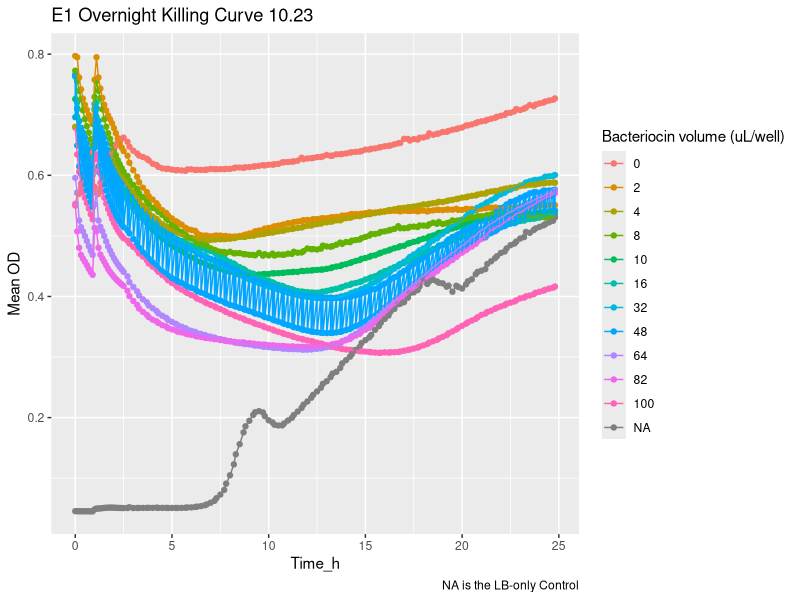
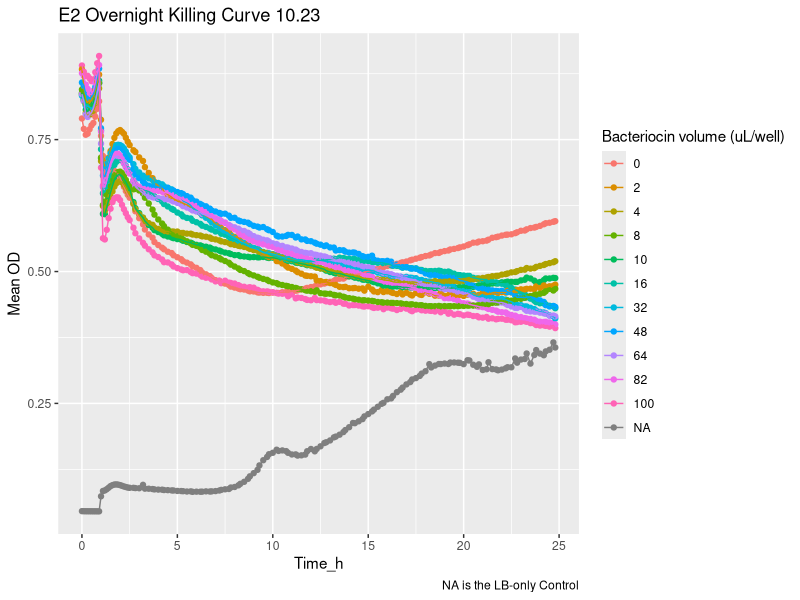
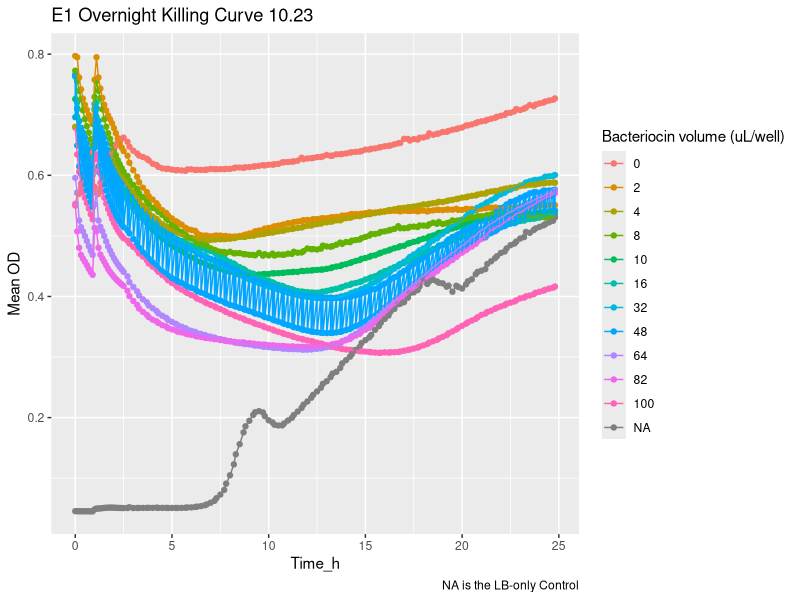
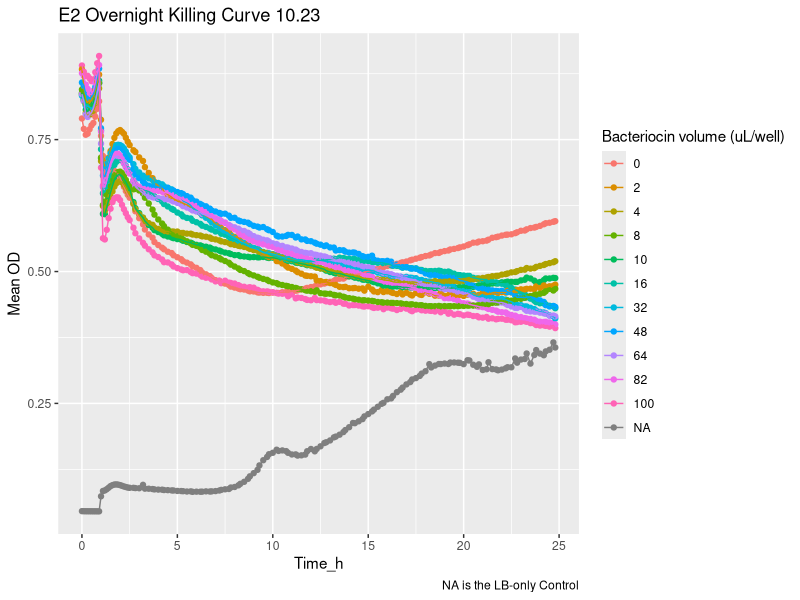

These charts were generated, in order, by the following R code:
## ---- chunk 1
#make sure you set the folder where your file is saved as the current working directory
#check whether the excel file names are the same and don't change the dataframe name
library(readxl)
library(tidyverse)

#Put in file names
E_1hGrowth <- read_excel("10_23_Overnight_wBacteriocin_E1+E2_cleaned.xlsx", sheet="first")
E_90min <- read_excel("10_23_Overnight_wBacteriocin_E1+E2_cleaned.xlsx", sheet="second")
E_overnight <- read_excel("10_23_Overnight_wBacteriocin_E1+E2_cleaned.xlsx", sheet="third")
## ---- chunk 2
E_1hGrowth$"Cycle Nr." <- as.numeric(E_1hGrowth$"Cycle Nr.")

E_90min$"Cycle Nr." <- as.numeric(E_90min$"Cycle Nr.")

E_overnight$"Cycle Nr." <- as.numeric(E_overnight$"Cycle Nr.")
## ---- chunk 3
E_90min$"Cycle Nr." <- E_90min$"Cycle Nr." + 60

E_overnight$"Cycle Nr." <- E_overnight$"Cycle Nr." + 150

E_90min$`Time [s]` <- E_90min$`Time [s]` + 3600

E_overnight$`Time [s]` <- E_overnight$`Time [s]` + 9000

## ---- chunk 4
combined_df <- bind_rows(E_1hGrowth, E_90min)
combined_df <- bind_rows(combined_df, E_overnight)
## ---- chunk 5
#preserve both cycle nr. and time
pivoted_OD <- combined_df %>%
  select(-3)%>%
  pivot_longer(cols = -c(1,2), names_to = "well_ID", values_to = "OD")
## ---- chunk 6
#change Time [s] to Time [h]
df_clean <- pivoted_OD%>%
  rename(Cycle=`Cycle Nr.`,
         Time_s = `Time [s]`)%>%
  mutate(Time_min=round(Time_s/60,1),
         Time_h=round(Time_min/60,1))%>%
  select(Cycle, Time_h, Time_min, everything())
  
## ---- chunk 7
df_clean$well_ID_Copy <- df_clean$well_ID

df_clean<-df_clean %>%
  separate_wider_delim(
    cols = well_ID_Copy,
    delim = "_",
    names = c("well", "Bacteriocin_conc", "strain", "rep"),
    too_few = "align_start"
  )

df_clean<- df_clean %>%
  mutate(numeric_conc = as.numeric(gsub("[^0-9.]", "", Bacteriocin_conc)))

df_clean$numeric_conc <- factor(df_clean$numeric_conc)
## ---- chunk 8
df_summarise <- df_clean %>%
  group_by(Time_h, strain, Bacteriocin_conc, numeric_conc) %>%
  summarise(
    min=min(OD, na.rm = TRUE),
    max=max(OD, na.rm = TRUE),
    mean = mean(OD, na.rm = TRUE),
    sd = sd(OD, na.rm = TRUE),
    .groups = "drop") %>%
  mutate(CV = sd/mean)

df_summarise <- df_summarise %>%
  filter(Bacteriocin_conc != "mistake")
## ---- chunk 9
E1_curve<- df_summarise |>
  filter(strain == "E1") |>
ggplot( 
       aes(x = Time_h, y = mean, color = numeric_conc)) +
  geom_point() +
  geom_line()+
  #geom_errorbar(aes(ymin = min, ymax = max, color = cipro_ug_mL, group =cipro_ug_mL), width = 0.2)+
   labs(title = "E1 Overnight Killing Curve 10.23",
        y="Mean OD",
        color="Bacteriocin volume (uL/well)",
        caption="NA is the LB-only Control")

E1_curve

#check working directory before saving!
ggsave("./Plots/E1_Overnight_Killing_Curve_102326.png", plot = E1_curve, width = 8, height = 5, units = "in", dpi = 300)
## ---- chunk 10
E2_curve<- df_summarise |>
  filter(strain == "E2") |>
ggplot( 
       aes(x = Time_h, y = mean, color = numeric_conc)) +
  geom_point() +
  geom_line()+
  #geom_errorbar(aes(ymin = min, ymax = max, color = cipro_ug_mL, group =cipro_ug_mL), width = 0.2)+
   labs(title = "E2 Overnight Killing Curve 10.23",
        y="Mean OD",
        color="Bacteriocin volume (uL/well)",
        caption="NA is the LB-only Control")

E2_curve

#check working directory before saving!
ggsave("./Plots/E2_Overnight_Killing_Curve_102326.png", plot = E2_curve, width = 8, height = 5, units = "in", dpi = 300)
